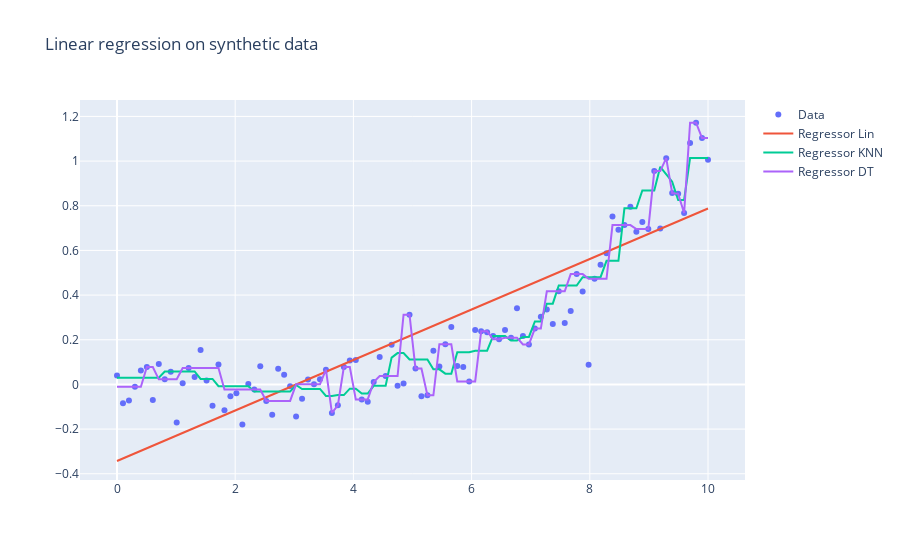

Notebook code for this chart:
### Code cell
iplot(reg_plotly_plot(x,y,
                      [lin_preds,knn_preds,dt_preds],
                      ["Lin","KNN","DT"]
                     )
     )
